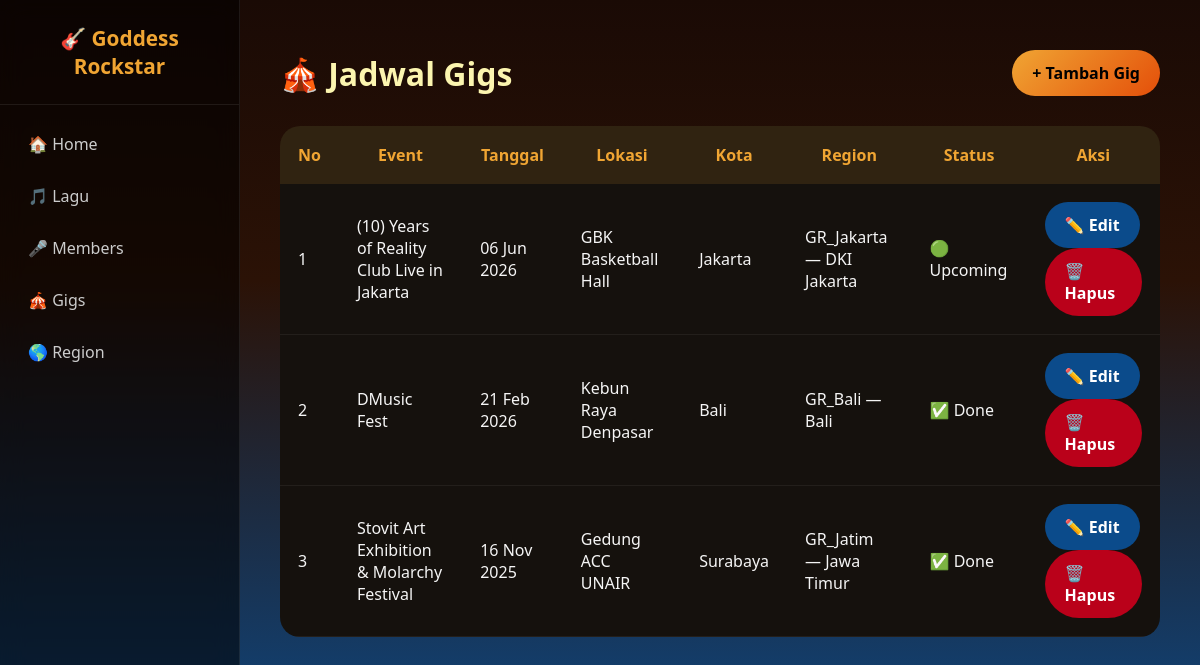
The page /gigs.php on the database its author committed.
### tables this page shows
CREATE TABLE `gigs` (
  `id_gig` int(11) NOT NULL,
  `nama_event` varchar(150) NOT NULL,
  `tanggal` date NOT NULL,
  `lokasi` varchar(200) DEFAULT NULL,
  `kota` varchar(100) DEFAULT NULL,
  `status` enum('upcoming','done') DEFAULT 'upcoming',
  `id_region` int(11) DEFAULT NULL
);

CREATE TABLE `regions` (
  `id_region` int(11) NOT NULL,
  `nama_region` varchar(100) NOT NULL,
  `wilayah` varchar(100) NOT NULL,
  `link_grup` varchar(255) DEFAULT NULL,
  `deskripsi` text DEFAULT NULL,
  `koordinator` varchar(100) DEFAULT NULL
);

### gigs.php (the view, shortened to what this page needs)
<?php
include 'koneksi.php';
$sql    = "SELECT gigs.*, regions.nama_region, regions.wilayah
           FROM gigs
           JOIN regions ON gigs.id_region = regions.id_region
           ORDER BY gigs.tanggal DESC";
$result = mysqli_query($conn, $sql);
$gigs   = mysqli_fetch_all($result, MYSQLI_ASSOC);
?>
<!DOCTYPE html>
<html lang="id">
<head>
    <link rel="stylesheet" href="style.css">
</head>
<body>
<div class="layout">
    <aside class="sidebar">
        <div class="sidebar-brand">🎸 Goddess<br>Rockstar</div>
        <nav class="sidebar-nav">
            <a href="index.php">🏠 Home</a>
            <a href="lagu.php">🎵 Lagu</a>
            <a href="members.php">🎤 Members</a>
            <a href="gigs.php">🎪 Gigs</a>
            <a href="region.php">🌎 Region</a>
        </nav>
    </aside>
    <main class="main-content">
<div class="container">
    <div class="page-header">
        <h2>🎪 Jadwal Gigs</h2>
        <a href="tambah_gigs.php" class="btn btn-add">+ Tambah Gig</a>
    </div>
    <table class="tabel">
        <thead>
            <tr>
                <th>No</th>
                <th>Event</th>
                <th>Tanggal</th>
                <th>Lokasi</th>
                <th>Kota</th>
                <th>Region</th>
                <th>Status</th>
                <th>Aksi</th>
            </tr>
        </thead>
        <tbody>
            <?php foreach ($gigs as $i => $g): ?>
            <tr>
                <td><?= $i + 1 ?></td>
                <td><?= htmlspecialchars($g['nama_event']) ?></td>
                <td><?= date('d M Y', strtotime($g['tanggal'])) ?></td>
                <td><?= htmlspecialchars($g['lokasi']) ?></td>
                <td><?= htmlspecialchars($g['kota']) ?></td>
                <td><?= htmlspecialchars($g['nama_region']) ?> — <?= htmlspecialchars($g['wilayah']) ?></td>
                <td>
                    <span class="badge badge-<?= $g['status'] ?>">
                        <?= $g['status'] === 'upcoming' ? '🟢 Upcoming' : '✅ Done' ?>
                    </span>
                </td>
                <td class="aksi">
                    <a href="edit_gigs.php?id=<?= $g['id_gig'] ?>" class="btn btn-edit">✏️ Edit</a>
                    <a href="hapus_gigs.php?id=<?= $g['id_gig'] ?>"
                       class="btn btn-delete"
                       onclick="return confirm('Yakin hapus gig ini?')">🗑️ Hapus</a>
                </td>
            </tr>
            <?php endforeach; ?>
        </tbody>
    </table>
</div>
</body>
</html>

### style.css (style rules this page uses)
:root { --cream:#FCF5AF; --yellow:#F0A533; --orange:#E44F0A; --red:#BA011A; --blue:#0B4B8B; --black:#000000; --card:#15110d; --card2:#1d1712; --text:#f5f5f5; --muted:#b8a99a; --sidebar-w:240px; }
* { margin:0; padding:0; box-sizing:border-box; }
html { scroll-behavior:smooth; }
body { font-family:'Segoe UI',sans-serif; color:var(--text); min-height:100vh; overflow-x:hidden; background: linear-gradient(180deg, #1a0a05 0%, #2b1206 35%, #0B4B8B 100%); }
.layout { display:flex; min-height:100vh; }
.sidebar { width:var(--sidebar-w); flex-shrink:0; background:rgba(0,0,0,.55); backdrop-filter:blur(12px); border-right:1px solid rgba(255,255,255,.08); padding:24px 0; position:fixed; top:0; left:0; bottom:0; display:flex; flex-direction:column; }
.sidebar-brand { font-size:1.3rem; font-weight:800; color:var(--yellow); text-align:center; padding:0 16px 24px; border-bottom:1px solid rgba(255,255,255,.08); margin-bottom:16px; }
.sidebar-nav { display:flex; flex-direction:column; gap:6px; padding:0 12px; }
.sidebar-nav a { color:#ccc; text-decoration:none; padding:12px 16px; border-radius:12px; font-weight:500; transition:.25s; }
.main-content { margin-left:var(--sidebar-w); width:100%; }
.container { max-width:1200px; margin:auto; padding:50px 40px; }
.page-header { display:flex; justify-content:space-between; align-items:center; margin-bottom:30px; }
.page-header h2 { font-size:2rem; color:var(--cream); }
.tabel { width:100%; border-collapse:collapse; overflow:hidden; border-radius:20px; background:var(--card); }
.tabel th { background:rgba(240,165,51,.12); color:var(--yellow); padding:18px; }
.tabel td { padding:18px; border-bottom:1px solid rgba(255,255,255,.06); }
.btn { border:none; text-decoration:none; border-radius:999px; padding:12px 20px; cursor:pointer; transition:.3s; font-weight:600; display:inline-block; }
.btn-add { background:linear-gradient(135deg, var(--yellow), var(--orange)); color:black; }
.btn-edit { background:var(--blue); color:white; }
.btn-delete { background:var(--red); color:white; }

### rows shown on the page
gigs: nama_event "(10) Years of Reality Club Live in Jakarta", tanggal "06 Jun 2026", lokasi "GBK Basketball Hall", kota "Jakarta", id_region.nama_region "GR_Jakarta", id_region.wilayah "DKI Jakarta", status "🟢 Upcoming"
gigs: nama_event "DMusic Fest", tanggal "21 Feb 2026", lokasi "Kebun Raya Denpasar", kota "Bali", id_region.nama_region "GR_Bali", id_region.wilayah "Bali", status "✅ Done"
gigs: nama_event "Stovit Art Exhibition & Molarchy Festival", tanggal "16 Nov 2025", lokasi "Gedung ACC UNAIR", kota "Surabaya", id_region.nama_region "GR_Jatim", id_region.wilayah "Jawa Timur", status "✅ Done"
